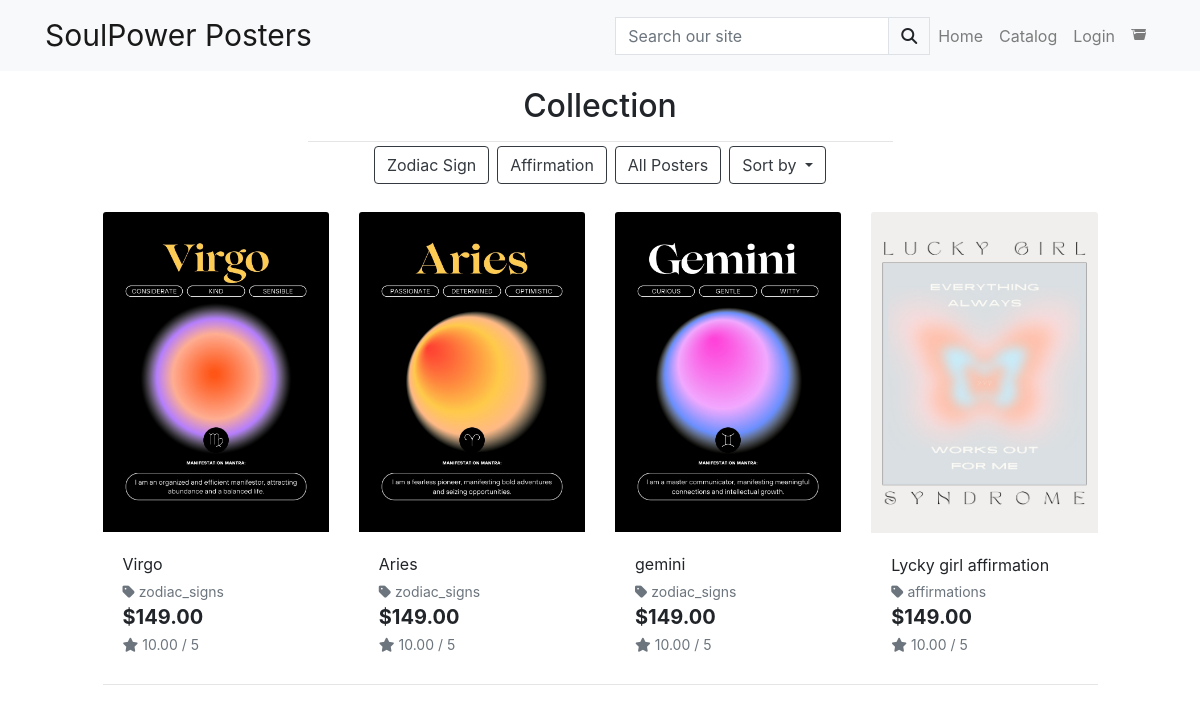
Screenshot of /products/ with the database file from the repository.
### products/models.py (models this page shows, shortened)
class Product(models.Model):
    category = models.ForeignKey('Category', null=True, blank=True, on_delete=models.SET_NULL)
    sku = models.CharField(max_length=254, null=True, blank=True)
    name = models.CharField(max_length=254)
    description = models.TextField()
    price = models.DecimalField(max_digits=6, decimal_places=2)
    rating = models.DecimalField(max_digits=6, decimal_places=2, null=True, blank=True)
    image_url = models.URLField(max_length=1024, null=True, blank=True)
    image = models.ImageField(null=True, blank=True)

class Category(models.Model):
    name = models.CharField(max_length=254)
    friendly_name = models.CharField(max_length=254, null=True, blank=True)

### products/views.py (the view, shortened to what this page needs)
# urls.py: path('', all_products, name='products'),
def all_products(request):
    products = Product.objects.all()
    query = None
    categories = None
    sort = None
    direction = None
    current_sorting = f'{sort}_{direction}'
    context = {
        'products': products,
        'search_term': query,
        'current_categories': categories,
        'current_sorting': current_sorting,
    }
    return render(request, 'products/product_list.html', context)

### products/templates/products/product_list.html (shortened to what this page needs)
{% extends "base.html" %}
{% load static %}
{% block content %}
<div class="overlay">
    <div class="container-fluid">
        <div class="row">
            <div class="col text-center mt-3">
                <h2 class="logo-font">Collection</h2>
                <hr class="w-50 mb-1">
                <div class="mb-3 d-flex justify-content-center align-items-center">
                    <a href="{% url 'products:products' %}?category=zodiac_signs"
                        class="btn btn-outline-dark mx-1">Zodiac Sign</a>
                    <a href="{% url 'products:products' %}?category=affirmations"
                        class="btn btn-outline-dark mx-1">Affirmation</a>
                    <a href="{% url 'products:products' %}?category=zodiac_signs,affirmations"
                        class="btn btn-outline-dark mx-1">All Posters</a>
                    <div class="dropdown mx-1">
                        <button class="btn btn-outline-dark dropdown-toggle" type="button" id="sortDropdown"
                            data-toggle="dropdown" aria-haspopup="true" aria-expanded="false">
                            Sort by
                        </button>
                    </div>
                </div>
            </div>
        </div>
    </div>
</div>
<div class="row">
    <div class="product-container col-10 offset-1">
        <div class="row">
            {% for product in products %}
            <div class="col-sm-6 col-md-6 col-lg-4 col-xl-3">
                <div class="card h-100 border-0">
                    {% if product.image %}
                    <a href="{% url 'products:product_detail' product.id %}">
                        <img class="card-img-top img-fluid" src="{{ product.image.url }}" alt="{{ product.name }}">
                    </a>
                    {% else %}
                    <a href="{% url 'products:product_detail' product.id %}">
                        <img class="card-img-top img-fluid" src="{{ MEDIA_URL }}noimage.png" alt="{{ product.name }}">
                    </a>
                    {% endif %}
                    <div class="card-body pb-0">
                        <p class="mb-0">{{ product.name }}</p>
                    </div>
                    <div class="card-footer bg-white pt-0 border-0 text-left">
                        <div class="row">
                            <div class="col">
                                {% if product.category %}
                                <p class="small mt-1 mb-0">
                                    <a class="text-muted"
                                        href="{% url 'products:products' %}?category={{ product.category.name }}">
                                        <i class="fas fa-tag mr-1"></i>{{ product.category.name }}
                                    </a>
                                </p>
                                {% endif %}
                                <p class="lead mb-0 text-left font-weight-bold">${{ product.price }}</p>
                                {% if product.rating %}
                                <small class="text-muted"><i class="fas fa-star mr-1"></i>{{ product.rating }} /
                                    5</small>
                                {% else %}
                                <small class="text-muted">No Rating</small>
                                {% endif %}
                            </div>
                        </div>
                    </div>
                </div>
            </div>
            {% if forloop.counter|divisibleby:4 %}
            <div class="col-12 d-none d-xl-block mb-5">
                <hr>
            </div>
            {% endif %}
            {% endfor %}
        </div>
    </div>
</div>
{% endblock %}

### templates/base.html (shortened to what this page needs)
{% load static %}
<!doctype html>
<html lang="en">
<head>
    {% block corecss %}
    <link rel="stylesheet" href="https://cdn.jsdelivr.net/npm/bootstrap@4.6.2/dist/css/bootstrap.min.css"
>
    <link rel="stylesheet" href="{% static 'css/base.css' %}">
    {% endblock %}
</head>
<body>
    <header>
        <nav class="navbar navbar-expand-lg navbar-light bg-light">
            <div class="container">
                <a class="navbar-brand" href="{% url 'home' %}">SoulPower Posters</a>
                <div class="collapse navbar-collapse justify-content-end" id="navbarNav">
                    <form method="GET" action="{% url 'products:products' %}">
                        <div class="input-group w-100">
                            <input class="form-control border border-black rounded-0" type="text" name="q" placeholder="Search our site">
                            <div class="input-group-append">
                                <button class="form-control btn btn-black border border-black rounded-0" type="submit">
                                    <span class="icon">
                                        <i class="fas fa-search"></i>
                                    </span>
                                </button>
                            </div>
                        </div>
                    </form>
                    <ul class="navbar-nav">
                        <li class="nav-item">
                            <a class="nav-link" href="{% url 'home' %}">Home</a>
                        </li>
                        <li class="nav-item">
                            <a class="nav-link" href="{% url 'products:product_list' %}">Catalog</a>
                        </li>
                        {% if user.is_authenticated %}
                        <li class="nav-item">
                            <a class="nav-link" href="{% url 'dashboard' %}">My Account</a>
                        </li>
                        <li class="nav-item">
                            <form method="post" action="{% url 'logout' %}">
                                {% csrf_token %}
                                <button type="submit" class="btn btn-link nav-link"
                                    style="display: inline; padding: 0; border: none; background: none;">Logout</button>
                            </form>
                        </li>
                        {% else %}
                        <li class="nav-item">
                            <a class="nav-link" href="{% url 'login' %}">Login</a>
                        </li>
                        {% endif %}
                        <li class="nav-item">
                            <a class="nav-link" href="{% url 'cart:view_cart' %}">
                            </a>
                        </li>
                    </ul>
                </div>
            </div>
        </nav>
    </header>
    {% block content %}
    {% endblock %}
</body>
</html>

### static/css/base.css (style rules this page uses)
.navbar-brand { font-size: 30px; max-width: 300px; }
.navbar-nav .nav-link { padding-right: 20px; }
.container { max-width: 1140px; margin: 0 auto; }

### rows the page displays
Product: image (picture), name "Virgo", category.name "zodiac_signs", price "149.00", rating "10.00"
Product: image (picture), name "Aries", category.name "zodiac_signs", price "149.00", rating "10.00"
Product: image (picture), name "gemini", category.name "zodiac_signs", price "149.00", rating "10.00"
Product: image (picture), name "Lycky girl affirmation", category.name "affirmations", price "149.00", rating "10.00"
